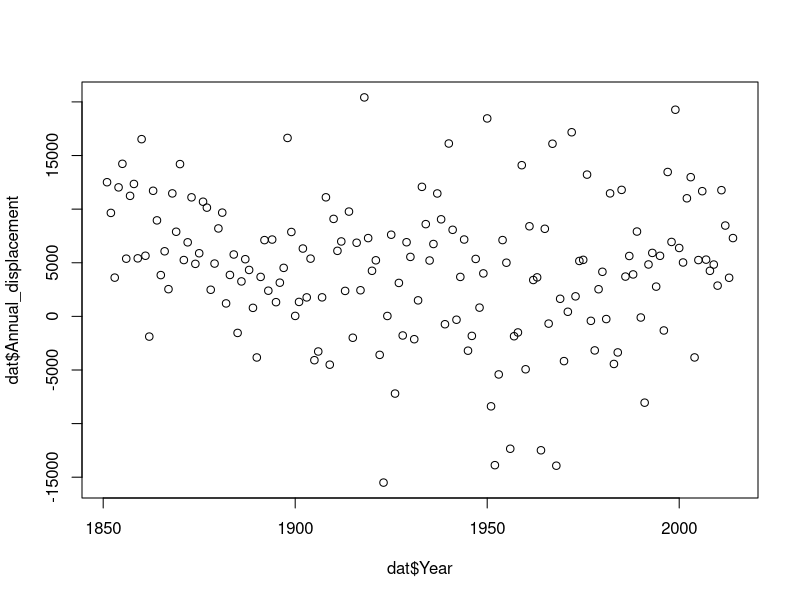
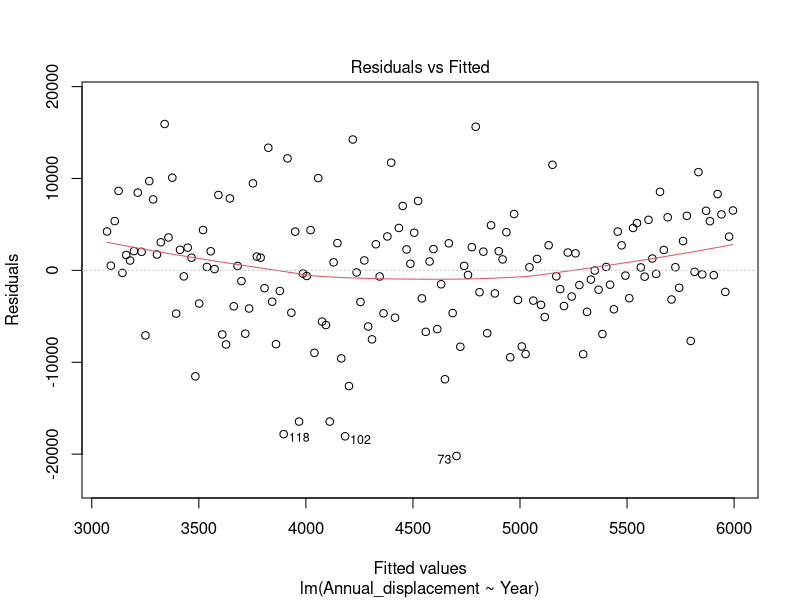
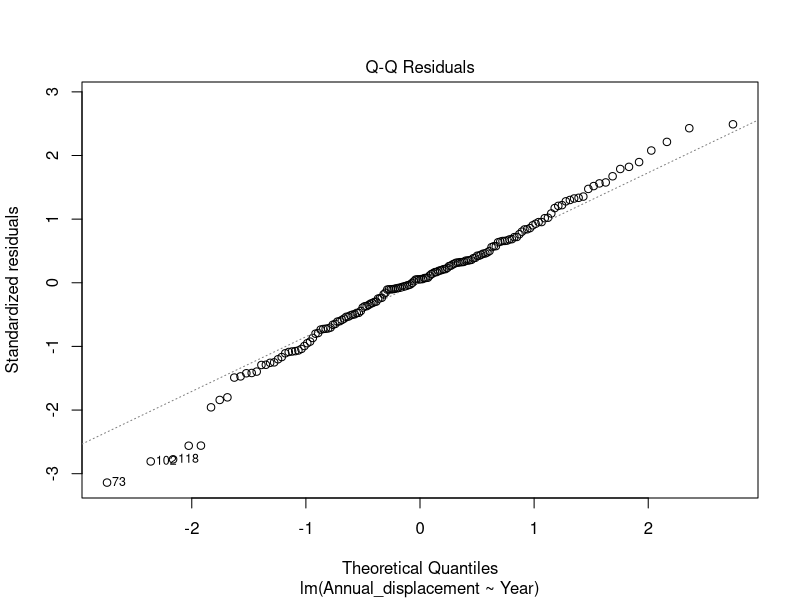
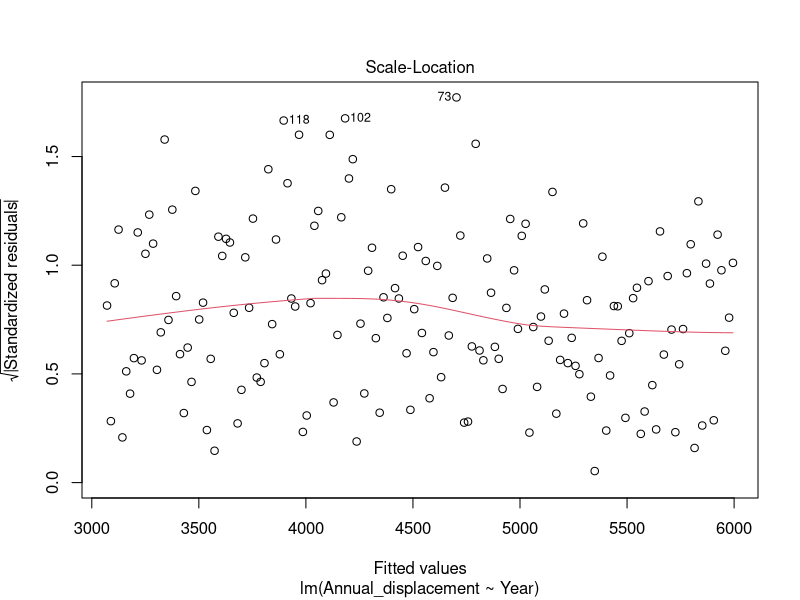
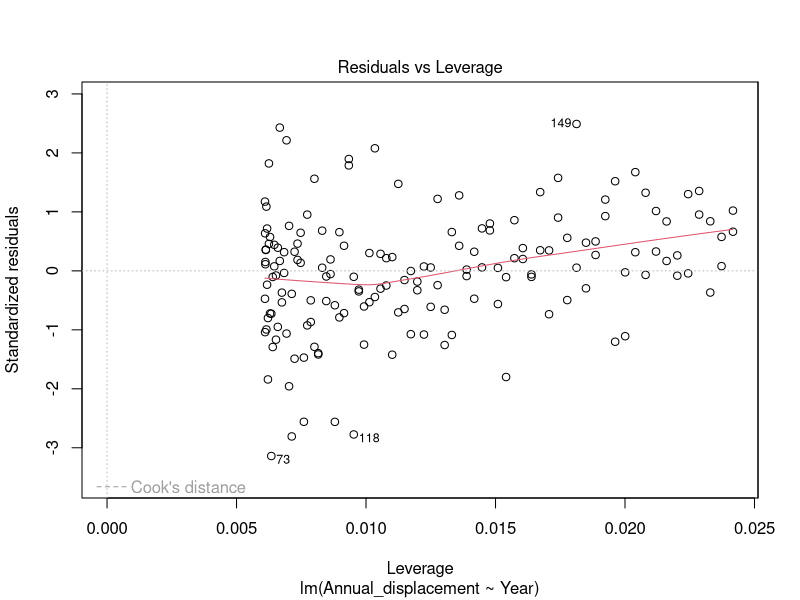
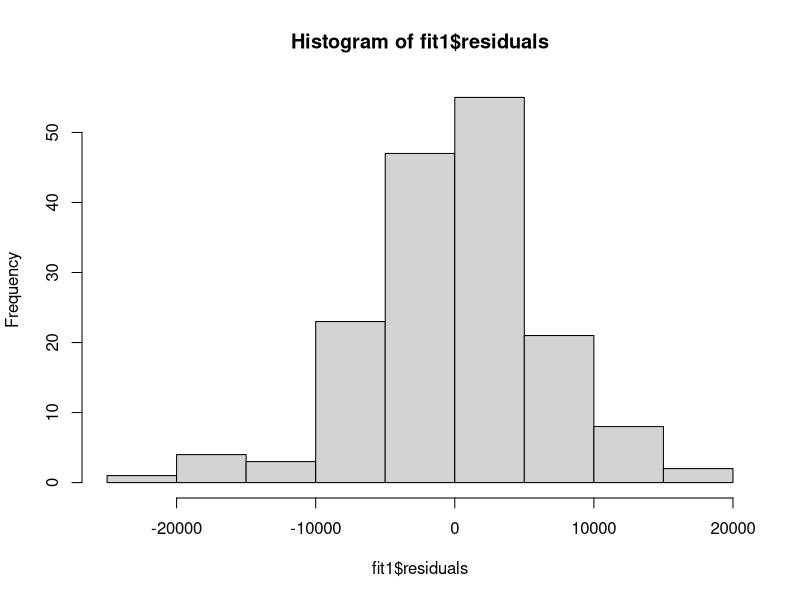
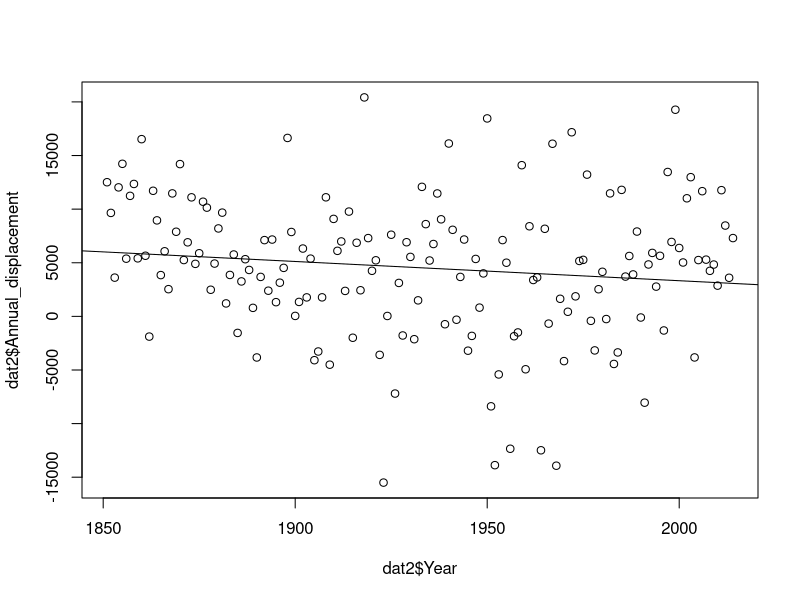
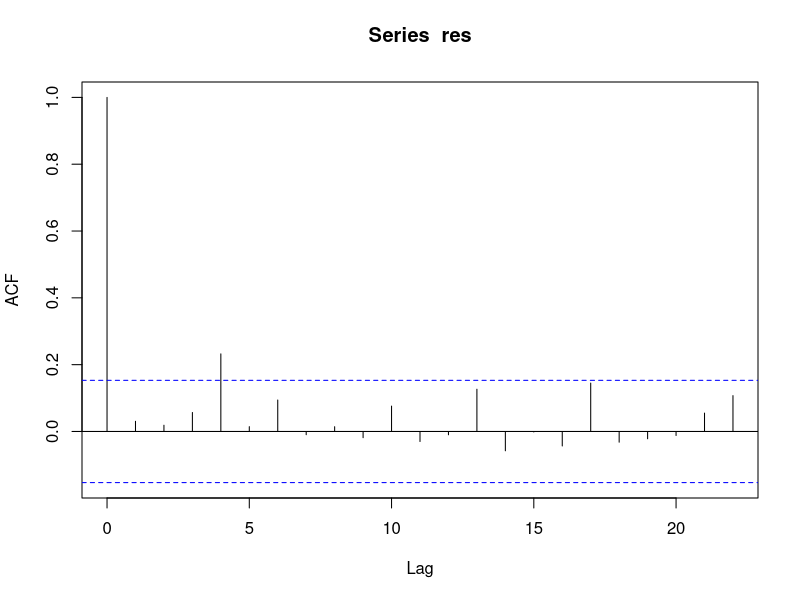

Write R code to recreate these figures, in order.
# Analysis of modelled wind data

#install.packages(c("effects", "lubridate", "ggplot2", "splines", "dplyr"))

library(lubridate)
library(ggplot2)
library(effects)
library(splines)
library(dplyr)


mydata <- read.csv("Wind Data/135 degree/Sydney_Daily Modelled Wind Data Final 135 degree.csv", header = T)
#soi_data <- read.csv("SOI data long.csv", header = T)

head(mydata)

#mydata <- left_join(mydata, soi_data, by = c("Year", "Month"))

mydata$Date <- paste0(mydata$Year,"-",mydata$Month,"-",mydata$Day)
mydata$Date <- as.Date(mydata$Date)

str(mydata)

dat <- mydata %>% group_by(Year) %>% summarise(Annual_displacement = sum(displacement))
head(dat)

#write.csv(dat, "Iain Annual 135 degree Sydney.csv", row.names = F)

plot(dat$Year, dat$Annual_displacement)

dat2 <- subset(dat, Year >= 1849)
str(dat2)
fit1 <- lm(Annual_displacement ~ Year, data = dat2)
plot(fit1)

hist(fit1$residuals)

# try cooks distance
# #install.packages("olsrr")
# library(olsrr)
# 
# ols_plot_cooksd_bar(fit1)
# ols_plot_cooksd_chart(fit1)
# ols_plot_dfbetas(fit1)
# ols_plot_dffits(fit1)
# ols_plot_resid_stud(fit1) # lots of outliers
# ols_plot_resid_stand(fit1)
# ols_plot_resid_lev(fit1) # but none have particularly large leverage
# ols_plot_resid_stud_fit(fit1)
# ols_plot_hadi(fit1)
# ols_plot_resid_pot(fit1)
# 

summary(fit1) # -17.94 decline per year (p = 0.094)
# 164 * -17 = -2942
anova(fit1)
plot(dat2$Year, dat2$Annual_displacement)
abline(fit1)


res <- residuals(fit1)
acf(res, plot = T)
head(res, type = "pearson")

library(ggfortify)
acf_p <- autoplot(acf(res)) + #simulationOutput$fittedResiduals
  geom_hline(yintercept = 0) +
  ylab('Autocorrelation function')
acf_p

p1 <- ggplot(dat2, aes(x = Year, y = Annual_displacement)) + geom_point() + geom_smooth(method = "lm") +
  theme_classic() + ylab("Annual Displacement") + xlab("Year") +
  theme(axis.title.x = element_text(face="bold", colour="black", size = 18),
        axis.text.x  = element_text(colour="black", size = 12), 
        axis.title.y = element_text(face="bold", colour="black", size = 18),
        axis.text.y  = element_text(colour="black", size = 14),
        axis.ticks = element_line(colour="black"),
        #strip.text = element_text(colour="black", face = "bold", size = 14),
        #strip.background = element_rect(colour = "white"),
        #legend.justification=c(1,0), legend.position="right",
        panel.border = element_rect(colour = "black", fill=NA, size = 1)
        #legend.key.size = unit(1, "cm"),
        #legend.title = element_text(face = "bold", size = 14),
        #legend.text = element_text(size = 12, face = "bold"))
  )
p1

ggsave("plots/Historical SE Wind Change.pdf", height = 14.8, width = 21, units = "cm")
ggsave("plots/Historical SE Wind Change.png", height = 14.8, width = 21, units = "cm", dpi = 600)


### Now do NE Winds
NEdata <- read.csv("Wind Data/45 degree/Sydney_Daily Modelled Wind Data Final 45 degree.csv", header = T)


NEdata$Date <- paste0(NEdata$Year,"-",NEdata$Month,"-",NEdata$Day)
NEdata$Date <- as.Date(NEdata$Date)

str(NEdata)

dat_NE <- NEdata %>% group_by(Year) %>% summarise(Annual_displacement = sum(displacement))
head(dat_NE)

#write.csv(dat_NE, "Iain Annual 45 degree winds Sydney.csv", row.names = F)

plot(dat_NE$Year, dat_NE$Annual_displacement)

dat2_NE <- subset(dat_NE, Year >= 1849)

fit2 <- lm(Annual_displacement ~ Year, data = dat2_NE)
plot(fit2)

hist(fit2$residuals)
# ols_plot_cooksd_bar(fit2)
# ols_plot_cooksd_chart(fit2)
# ols_plot_dfbetas(fit2)
# ols_plot_dffits(fit2)
# ols_plot_resid_stud(fit2)
# ols_plot_resid_stand(fit2)
# ols_plot_resid_lev(fit2) # All have low leverage
# ols_plot_resid_stud_fit(fit2)
# ols_plot_hadi(fit2)
# ols_plot_resid_pot(fit2)

summary(fit2) # increase by 48.307 per year (p < 0.001)
# 48 * 164 = 
anova(fit2)
plot(dat2_NE$Year, dat2_NE$Annual_displacement)
abline(fit2)


res <- residuals(fit2)
acf(res, plot = T)
head(res, type = "pearson")

library(ggfortify)
acf_p <- autoplot(acf(res)) + #simulationOutput$fittedResiduals
  geom_hline(yintercept = 0) +
  ylab('Autocorrelation function')
acf_p


p2 <- ggplot(dat2_NE, aes(x = Year, y = Annual_displacement)) + geom_point() + geom_smooth(method = "lm") +
  theme_classic() + ylab("Annual Displacement") + xlab("Year") +
  theme(axis.title.x = element_text(face="bold", colour="black", size = 18),
        axis.text.x  = element_text(colour="black", size = 12), 
        axis.title.y = element_text(face="bold", colour="black", size = 18),
        axis.text.y  = element_text(colour="black", size = 14),
        axis.ticks = element_line(colour="black"),
        #strip.text = element_text(colour="black", face = "bold", size = 14),
        #strip.background = element_rect(colour = "white"),
        #legend.justification=c(1,0), legend.position="right",
        panel.border = element_rect(colour = "black", fill=NA, size = 1)
        #legend.key.size = unit(1, "cm"),
        #legend.title = element_text(face = "bold", size = 14),
        #legend.text = element_text(size = 12, face = "bold"))
  )
p2

#install.packages("ggpubr")
library(ggpubr)

ggarrange(p1, p2, labels = c("a) SE Winds", "b) NE Winds"), ncol=1)


## Try facet designed plot
SE <- dat2
NE <- dat2_NE

full_data <- bind_rows(list("b) SE Winds" = SE,"a) NE Winds" = NE), .id ="Direction")

p3 <- ggplot(full_data, aes(x = Year, y = Annual_displacement)) + geom_point() + geom_smooth(method = "lm") +
  theme_classic() + ylab("Annual Displacement") + xlab("Year") + 
  facet_wrap(~Direction, scales = "free_y", ncol = 2) +
  theme(axis.title.x = element_text(face="bold", colour="black", size = 18),
        axis.text.x  = element_text(colour="black", size = 14), 
        axis.title.y = element_text(face="bold", colour="black", size = 18),
        axis.text.y  = element_text(colour="black", size = 14),
        axis.ticks = element_line(colour="black"),
        strip.text = element_text(colour="black", face = "bold", size = 14, hjust=0),
        strip.background = element_rect(colour = "white"),
        #legend.justification=c(1,0), legend.position="right",
        panel.border = element_rect(colour = "black", fill=NA, size = 1)
        #legend.key.size = unit(1, "cm"),
        #legend.title = element_text(face = "bold", size = 14),
        #legend.text = element_text(size = 12, face = "bold"))
  )
p3

ggsave("plots/Historical Wind Change2.pdf", height = 14.8, width = 21, units = "cm")
ggsave("plots/Historical Wind Change2.png", height = 14.8, width = 21, units = "cm", dpi = 600)

#mydata$Time <- ymd_hms(mydata$Time, tz="GMT")

#p <- ggplot(mydata, aes(Time, Wind.speed.adjusted)) + geom_point() + geom_smooth()
#p
# 
# # Harmonic is to fit Hour and DOY
# Harm <- function (theta, k = 4) {
#   X <- matrix(0, length(theta), 2 * k)
#   nam <- as.vector(outer(c("c", "s"), 1:k, paste, sep = ""))
#   dimnames(X) <- list(names(theta), nam)
#   m <- 0
#   for (j in 1:k) {
#     X[, (m <- m + 1)] <- cos(j * theta)
#     X[, (m <- m + 1)] <- sin(j * theta)
#   }
#   X
# }
# 
# # Make cyclic month and hour and day of year
# mydata$Harm_Month <- (mydata$Month/12) * 2 * pi
# #mydata$Harm_Hour <- (mydata$Hour/24) * 2 * pi
# mydata$DayofYear <- yday(mydata$Date)
# mydata$Harm_DayofYear <- (mydata$DayofYear/366) * 2 * pi
# 
# head(mydata)
# str(mydata)
# 
# p1 <- ggplot(mydata, aes(Date, displacement)) + geom_point(alpha = 0.2) + geom_smooth() +
#   ylab("Monthly Onshore Displacement (km)") + theme_classic()
# p1
# 
# 
# # 
# # Linear Modelling
# # Tested log10 response doesn't work - very poor model assumptions
# 
# fit1 <- lm(displacement ~ Date, data = mydata)
# plot(fit1)
# summary(fit1)
# plot(allEffects(fit1))
# 
# 
# # Need to scale winds again
# 
# 
# 
# # fit2 <- lm(Wind.speed.adjusted ~ Year, data = mydata)
# # summary(fit2)
# # plot(allEffects(fit2))
# # 
# # 
# # fit3 <- lm(Wind.speed.adjusted ~ Year + Harm(Harm_Month, k = 1), data = mydata)
# # summary(fit3)
# # plot(allEffects(fit3))
# # 
# # fit4 <- lm(Wind.speed.adjusted ~ Year + Harm(Harm_Month, k = 1) + Harm(Harm_Hour, k = 1), data = mydata)
# # summary(fit4)
# # plot(allEffects(fit4))
# # plot(fit4)
# # 
# # fit5 <- lm(Wind.speed.adjusted ~ Year + Harm(Harm_DayofYear, k = 1) + Harm(Harm_Hour, k = 1) + SOI, data = mydata)
# # summary(fit5)
# # plot(allEffects(fit5))
# # plot(fit5)
# # 
# # # Raw speed - No sign adjustment - Year pattern flips
# # fit6 <- lm(Speed_km_hr ~ Year + Harm(Harm_DayofYear, k = 1) + Harm(Harm_Hour, k = 1), data = mydata)
# # summary(fit6)
# # plot(allEffects(fit6))
# # plot(fit5)
# 
# 
# ### Trying monthly bins like other analysis
# 
# dat <- mydata %>% group_by(Year, Month) %>%
#   summarise(displacement = ((sum(Wind.speed.adjusted, na.rm = TRUE)*3)), SOI_mean = mean(SOI), count = n())
# 
# dat$Harm_Month <- (dat$Month/12) * 2 * pi
# head(dat)
# 
# write.csv(dat, "Wind Data/Sydney Modelled Wind Data Final monthly binned.csv", row.names = FALSE)
# 
# ### Now try analysis again
# 
# fit1 <- lm(displacement ~ Year, data = dat)
# plot(fit1)
# summary(fit1)
# plot(allEffects(fit1))
# 
# fit2 <- lm(displacement ~ Year + Harm(Harm_Month, k = 2), data = dat)
# plot(fit2)
# summary(fit2)
# plot(allEffects(fit2))
# 
# fit3 <- lm(displacement ~ Harm(Harm_Month, k = 2), data = dat)
# plot(fit3)
# summary(fit3)
# plot(allEffects(fit3))
# AIC(fit3)
# 
# k <- length(coef(fit2))
# k
# 
# n <- nrow(dat)
# n
# 
# fit2_AIC <- AIC(fit2, k = k)
# fit2_AICc <- (fit2_AIC + ((2 * (k + 1))/(n - k - 1)))
# fit2_AICc
# 
# fit5 <- lm(displacement ~ Year + Harm(Harm_Month, k = 2) + SOI_mean, data = dat)
# plot(fit5)
# summary(fit5)
# plot(allEffects(fit5))
# AIC(fit5)
# 
# k <- length(coef(fit5))
# k
# 
# n <- nrow(dat)
# n
# 
# fit5_AIC <- AIC(fit5, k = k)
# fit5_AICc <- (fit5_AIC + ((2 * (k + 1))/(n - k - 1)))
# fit5_AICc
# 
# p1 <- ggplot(dat, aes(Year, displacement)) + geom_point(alpha = 0.2) + geom_smooth(method = "lm") +
#   ylab("Monthly Onshore Displacement (km)") + theme_classic()
# p1
# 
# p2 <- ggplot(dat, aes(Year, displacement)) + geom_point(alpha = 0.2) + geom_smooth(method = "lm") +
#   ylab("Monthly Onshore Displacement (km)") + theme_classic() + facet_wrap(~Month)
# p2
# 
# p3 <- ggplot(dat, aes(Year, displacement)) + geom_point(alpha = 0.2) + geom_smooth() +
#   ylab("Monthly Onshore Displacement (km)") + theme_classic()
# p3
# 
# p3 <- ggplot(dat, aes(Month, displacement)) + geom_point(alpha = 0.2) + geom_smooth() +
#   ylab("Monthly Onshore Displacement (km)") + theme_classic()
# p3
# 
# p3 <- ggplot(dat, aes(Month, displacement)) + geom_point(alpha = 0.2) + geom_smooth() +
#   ylab("Monthly Onshore Displacement (km)") + theme_classic() + facet_wrap(~Year)
# p3
# 
# 
# #### Testing on specific months
# # January - July
# 
# dat2 <- subset(dat, Month <= 7)
# 
# fit1_sm <- lm(displacement ~ Year , data = dat2) #+ SOI_mean
# plot(fit1_sm)
# summary(fit1_sm)
# plot(allEffects(fit1_sm))
# 
# p_Jan_July <- ggplot(dat2, aes(Year, displacement)) + geom_point(alpha = 0.2) + geom_smooth(method = "lm") +
#   ylab("Monthly Onshore Displacement (km)") + theme_classic()
# p_Jan_July
# 
# # April - September
# dat3 <- subset(dat, Month <= 9 & Month >= 4)
# 
# fit2_sm <- lm(displacement ~ Year , data = dat3) # + SOI_mean
# plot(fit2_sm)
# summary(fit2_sm)
# plot(allEffects(fit2_sm))
# 
# p_April_Sept <- ggplot(dat3, aes(Year, displacement)) + geom_point(alpha = 0.2) + geom_smooth(method = "lm") +
#   ylab("Monthly Onshore Displacement (km)") + theme_classic()
# p_April_Sept
# 
# # April - July
# dat4 <- subset(dat, Month >= 4 & Month <= 7)
# 
# fit4_sm <- lm(displacement ~ Year , data = dat4)
# plot(fit4_sm)
# summary(fit4_sm)
# plot(allEffects(fit4_sm))
# 
# p_April_July <- ggplot(dat4, aes(Year, displacement)) + geom_point(alpha = 0.2) + geom_smooth(method = "lm") +
#   ylab("Monthly Onshore Displacement (km)") + theme_classic()
# p_April_July
# 
# # July - August
# dat5 <- subset(dat, Month >= 7 & Month <= 8)
# 
# fit5_sm <- lm(displacement ~ Year , data = dat5)
# plot(fit5_sm)
# summary(fit5_sm)
# plot(allEffects(fit5_sm))
# 
# p_July_August <- ggplot(dat5, aes(Year, displacement)) + geom_point(alpha = 0.2) + geom_smooth(method = "lm") +
#   ylab("Monthly Onshore Displacement (km)") + theme_classic()
# p_July_August
# 
# 
# # November - April
# dat6 <- subset(dat, Month >= 11 | Month <= 4)
# 
# fit6_sm <- lm(displacement ~ Year , data = dat6)
# plot(fit6_sm)
# summary(fit6_sm)
# plot(allEffects(fit6_sm))
# 
# p_November_April <- ggplot(dat6, aes(Year, displacement)) + geom_point(alpha = 0.2) + geom_smooth(method = "lm") +
#   ylab("Monthly Onshore Displacement (km)") + theme_classic()
# p_November_April
# 

# ### Sydney Adjusted coastline
# ### Now do NE Winds
# NEdata <- read.csv("Wind Data/Daily Modelled Sydney 114 deg Wind Data Final.csv", header = T)
# 
# 
# NEdata$Date <- paste0(NEdata$Year,"-",NEdata$Month,"-",NEdata$Day)
# NEdata$Date <- as.Date(NEdata$Date)
# 
# str(NEdata)
# 
# dat_NE <- NEdata %>% group_by(Year) %>% summarise(Annual_displacement = sum(displacement))
# head(dat_NE)
# 
# write.csv(dat_NE, "Iain Annual coastline degree winds Sydney.csv", row.names = F)
